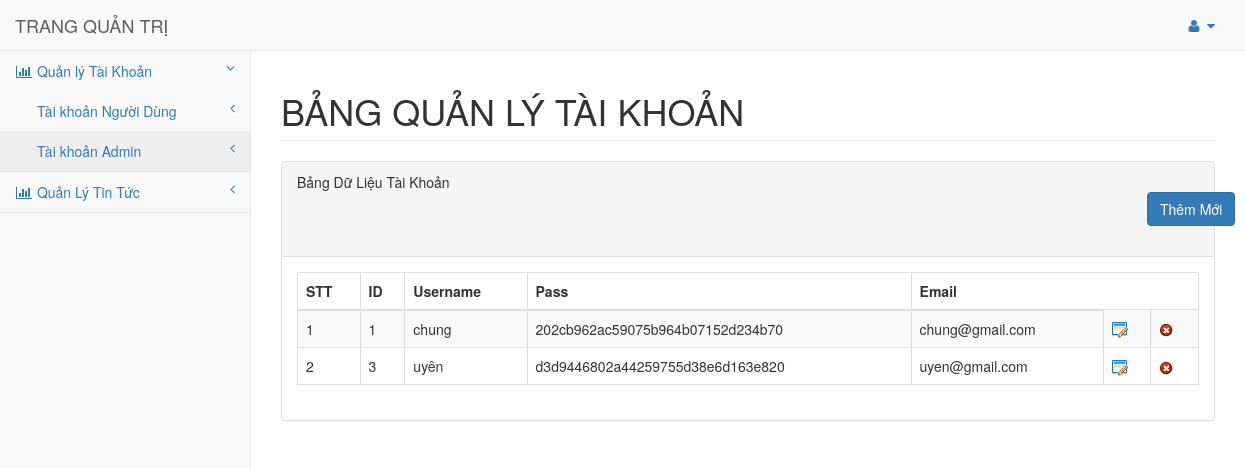
The app's page /index.php?c=controladmin&m=loadaccountadmin (signed in) with its own data.
### tables this page shows
CREATE TABLE IF NOT EXISTS `account` (
  `id` int(11) NOT NULL AUTO_INCREMENT,
  `username` varchar(50) NOT NULL,
  `pass` varchar(32) DEFAULT NULL,
  `email` varchar(100) DEFAULT NULL,
  `role` smallint(6) DEFAULT NULL,
  PRIMARY KEY (`id`),
  UNIQUE KEY `username` (`username`)
);

### includes/common.php (called while the page is built, shortened)
<?php
function render($file, $data) {
		extract($data);
		include ROOT . DS . 'application/views' . DS . $file;
	}

### application/controllers/controladmin.php (called while the page is built, shortened)
<?php
class Controladmin
{
	public function __construct()
	{
		$this->model = new Modeladmin();
	}
	public function loadaccountadmin()
		{
			$data['records']=$this->model->Mloadaccountadmin();
			render("backend/accountadmin.php",$data);
		}
}

### includes/connectdb.php (called while the page is built, shortened)
<?php
class Connectdb
{
		function db_get_all($sql)
		{
			$result = mysql_query($sql);
			$data = array();
			if ($result)
			{
				while ($row = mysql_fetch_assoc($result))
				{
					$data[] = $row;
				}
			}
		return $data;
		}
}

### application/models/modeladmin.php (called while the page is built, shortened)
<?php
class Modeladmin
{
	public function __construct()
	{
		$this->db= new Connectdb();
		$this->db->connect();
	}
	public function Mloadaccountadmin()
	{
		$sql = "select id,username, pass, email from account where role=1";
		return $this->db->db_get_all($sql);
	}
}

### application/views/backend/accountadmin.php (the view, shortened to what this page needs)
        <div id="page-wrapper">
            <div class="row">
                <div class="col-lg-12">
                    <h1 class="page-header">BẢNG QUẢN LÝ TÀI KHOẢN</h1>
                </div>
            </div>
            <div class="row">
                <div class="col-lg-12">
                    <div class="panel panel-default">
                        <div class="panel-heading">
                            Bảng Dữ Liệu Tài Khoản
						 <a href="index.php?c=controladmin&m=loadinsertaccount">
							<button type="button" class="btn btn-primary themmonan" style="margin-left: 850px" >Thêm Mới</button></a></br></br>
					   </div>
                        <div class="panel-body">
                            <div class="dataTable_wrapper">
                            <form method="post">
                                <table width="98%" height="50px" class="table table-striped table-bordered table-hover" id="dataTables-example">
                                    <thead>
                                        <tr>
                                            <th>STT</th>
											<th>ID</th>
                                            <th>Username</th>
                                            <th>Pass</th>
                                            <th>Email</th>
                                        </tr>
                                    </thead>
                                    <tbody>
						<?php
if(isset($records) && count($records))
{
	$stt=1;
foreach($records as $reco)
{?>
	<tr class="odd gradeA">
	<td><?php echo $stt?></td>
	<td><?php echo $reco['id']; ?></td>
	<td><?php echo $reco['username']; ?></td>
	<td><?php echo $reco['pass']; ?></td>
	<td><?php echo $reco['email']; ?></td>
	<td> <a href="index.php?c=controladmin&m=loadupdateaccount&id=<?php echo $reco['id'];?>"><img src="public/backend/images/edit.png"></a></td>
	<td> <a href="index.php?c=controladmin&m=deleteaccount&id=<?php echo $reco['id'];?>"><img src="public/backend/images/delete.png"></a></td>
	</tr>
<?php
	$stt++;
}
?>
<?php
}
?>
                                    </tbody>
                                </table>
                                </form>
                            </div>
                        </div>
                    </div>
                </div>
            </div>
        </div>
    </div>
</body>
</html>

### records on screen
account: id "1", username "chung", pass "202cb962ac59075b964b07152d234b70", email "chung@gmail.com"
account: id "3", username "uyên", pass "d3d9446802a44259755d38e6d163e820", email "uyen@gmail.com"
